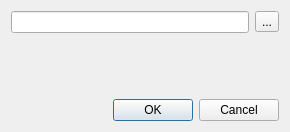
<?xml version="1.0" encoding="UTF-8"?>
<ui version="4.0">
 <class>QuickApiDialogBase</class>
 <widget class="QDialog" name="QuickApiDialogBase">
  <property name="geometry">
   <rect>
    <x>0</x>
    <y>0</y>
    <width>290</width>
    <height>132</height>
   </rect>
  </property>
  <property name="windowTitle">
   <string>Quick API</string>
  </property>
  <layout class="QGridLayout" name="gridLayout">
   <item row="0" column="0">
    <widget class="QgsFilterLineEdit" name="lineedit_xy">
     <property name="qgisRelation" stdset="0">
      <string notr="true"/>
     </property>
    </widget>
   </item>
   <item row="0" column="1">
    <widget class="QToolButton" name="map_button">
     <property name="text">
      <string>...</string>
     </property>
    </widget>
   </item>
   <item row="1" column="0" colspan="2">
    <widget class="QgsProjectionSelectionWidget" name="crs_input"/>
   </item>
   <item row="2" column="0" colspan="2">
    <widget class="QDialogButtonBox" name="button_box">
     <property name="orientation">
      <enum>Qt::Horizontal</enum>
     </property>
     <property name="standardButtons">
      <set>QDialogButtonBox::Cancel|QDialogButtonBox::Ok</set>
     </property>
    </widget>
   </item>
  </layout>
 </widget>
 <customwidgets>
  <customwidget>
   <class>QgsFilterLineEdit</class>
   <extends>QLineEdit</extends>
   <header>qgsfilterlineedit.h</header>
  </customwidget>
  <customwidget>
   <class>QgsProjectionSelectionWidget</class>
   <extends>QWidget</extends>
   <header>qgsprojectionselectionwidget.h</header>
  </customwidget>
 </customwidgets>
 <resources/>
 <connections>
  <connection>
   <sender>button_box</sender>
   <signal>accepted()</signal>
   <receiver>QuickApiDialogBase</receiver>
   <slot>accept()</slot>
   <hints>
    <hint type="sourcelabel">
     <x>20</x>
     <y>20</y>
    </hint>
    <hint type="destinationlabel">
     <x>20</x>
     <y>20</y>
    </hint>
   </hints>
  </connection>
  <connection>
   <sender>button_box</sender>
   <signal>rejected()</signal>
   <receiver>QuickApiDialogBase</receiver>
   <slot>reject()</slot>
   <hints>
    <hint type="sourcelabel">
     <x>20</x>
     <y>20</y>
    </hint>
    <hint type="destinationlabel">
     <x>20</x>
     <y>20</y>
    </hint>
   </hints>
  </connection>
 </connections>
</ui>
